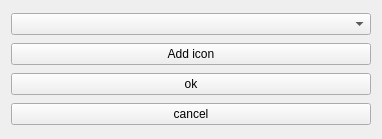
<ui version="4.0" >
 <class>joinprvgameClass</class>
 <widget class="QWidget" name="joinprvgameClass" >
  <property name="geometry" >
   <rect>
    <x>0</x>
    <y>0</y>
    <width>382</width>
    <height>139</height>
   </rect>
  </property>
  <property name="windowTitle" >
   <string>joinprvgame</string>
  </property>
  <layout class="QHBoxLayout" name="horizontalLayout" >
   <item>
    <layout class="QVBoxLayout" name="verticalLayout" >
     <item>
      <widget class="QComboBox" name="icons" />
     </item>
     <item>
      <widget class="QPushButton" name="add" >
       <property name="text" >
        <string>Add icon</string>
       </property>
      </widget>
     </item>
     <item>
      <widget class="QPushButton" name="ok" >
       <property name="text" >
        <string>ok</string>
       </property>
      </widget>
     </item>
     <item>
      <widget class="QPushButton" name="cancel" >
       <property name="text" >
        <string>cancel</string>
       </property>
      </widget>
     </item>
    </layout>
   </item>
  </layout>
 </widget>
 <layoutdefault spacing="6" margin="11" />
 <resources/>
 <connections/>
</ui>
